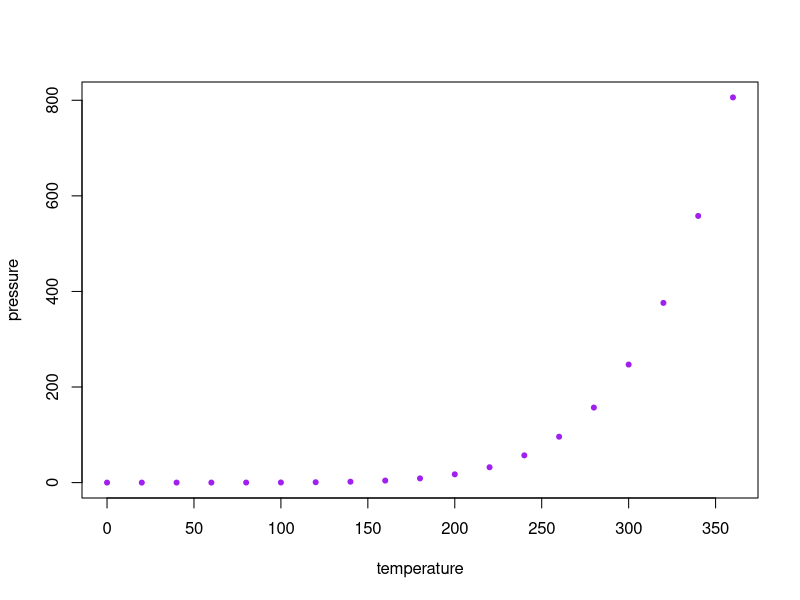

Reproduce this figure in R.
## ---- chunk 1
knitr::opts_chunk$set(echo = TRUE)
## ---- chunk 2
summary(cars)
## ---- chunk 3
plot(pressure, col="purple", pch=20)
